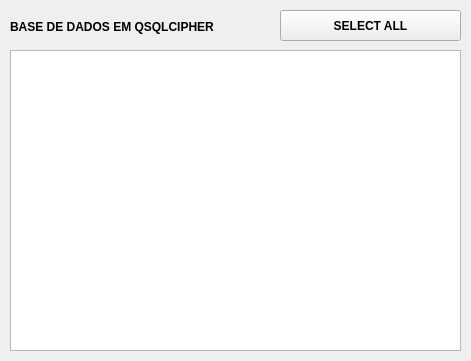
<?xml version="1.0" encoding="UTF-8"?>
<ui version="4.0">
 <class>MainWindow</class>
 <widget class="QMainWindow" name="MainWindow">
  <property name="geometry">
   <rect>
    <x>0</x>
    <y>0</y>
    <width>471</width>
    <height>361</height>
   </rect>
  </property>
  <property name="windowTitle">
   <string>MainWindow</string>
  </property>
  <widget class="QWidget" name="centralwidget">
   <widget class="QTableView" name="tbvTabela">
    <property name="geometry">
     <rect>
      <x>10</x>
      <y>50</y>
      <width>451</width>
      <height>301</height>
     </rect>
    </property>
    <property name="font">
     <font>
      <bold>true</bold>
     </font>
    </property>
   </widget>
   <widget class="QPushButton" name="btnSelect">
    <property name="geometry">
     <rect>
      <x>280</x>
      <y>10</y>
      <width>181</width>
      <height>31</height>
     </rect>
    </property>
    <property name="font">
     <font>
      <bold>true</bold>
     </font>
    </property>
    <property name="text">
     <string>SELECT ALL</string>
    </property>
   </widget>
   <widget class="QLabel" name="lblTexto">
    <property name="geometry">
     <rect>
      <x>10</x>
      <y>16</y>
      <width>251</width>
      <height>21</height>
     </rect>
    </property>
    <property name="font">
     <font>
      <bold>true</bold>
     </font>
    </property>
    <property name="text">
     <string>BASE DE DADOS EM QSQLCIPHER</string>
    </property>
   </widget>
  </widget>
 </widget>
 <resources/>
 <connections/>
</ui>
